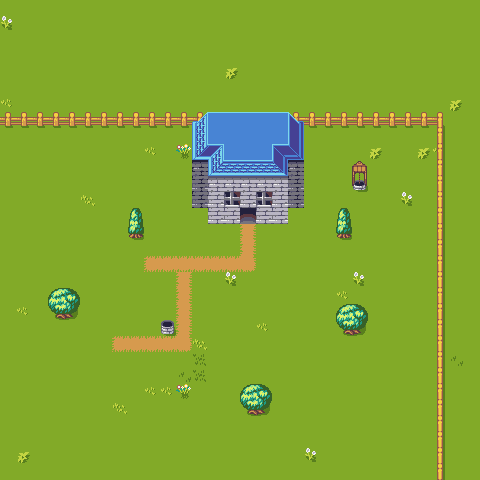

The image is a tile-based game level rendered from a .tmx file. Its description and source (layers, tilesets, objects; grid data summarised) follow:
An orthogonal 30x30 tile map with 16x16 px tiles, 4 tile layers (Sol, Fleurs, barrières, Manoir).

<map version="1.2" tiledversion="1.3.3" orientation="orthogonal" renderorder="right-down" width="30" height="30" tilewidth="16" tileheight="16" infinite="0" nextlayerid="5" nextobjectid="1">
 <tileset firstgid="1" name="ClassicRPG_Sheet" tilewidth="16" tileheight="16" tilecount="160" columns="20">
  <image source="../images/ClassicRPG_Sheet.png" width="320" height="128" />
 </tileset>
 <layer id="1" name="Sol" width="30" height="30">
  <data>[900 cells, 900 non-empty, 1 distinct tile ids]</data>
 </layer>
 <layer id="2" name="Fleurs" width="30" height="30">
  <data>[900 cells, 28 non-empty, 7 distinct tile ids]</data>
 </layer>
 <layer id="3" name="barrières" width="30" height="30">
  <data>[900 cells, 50 non-empty, 3 distinct tile ids]</data>
 </layer>
 <layer id="4" name="Manoir" width="30" height="30">
  <data>[900 cells, 84 non-empty, 41 distinct tile ids]</data>
 </layer>
</map>
